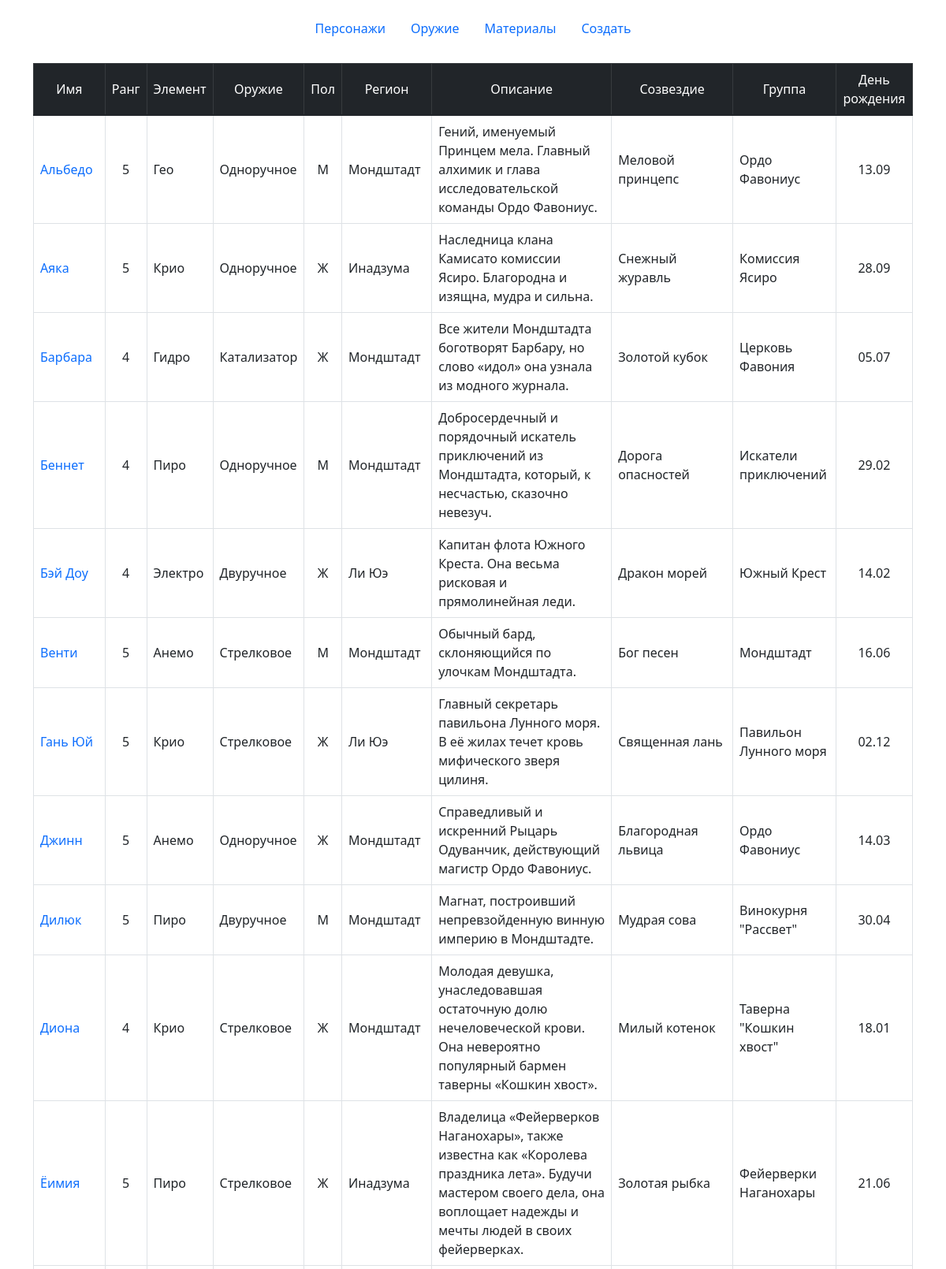
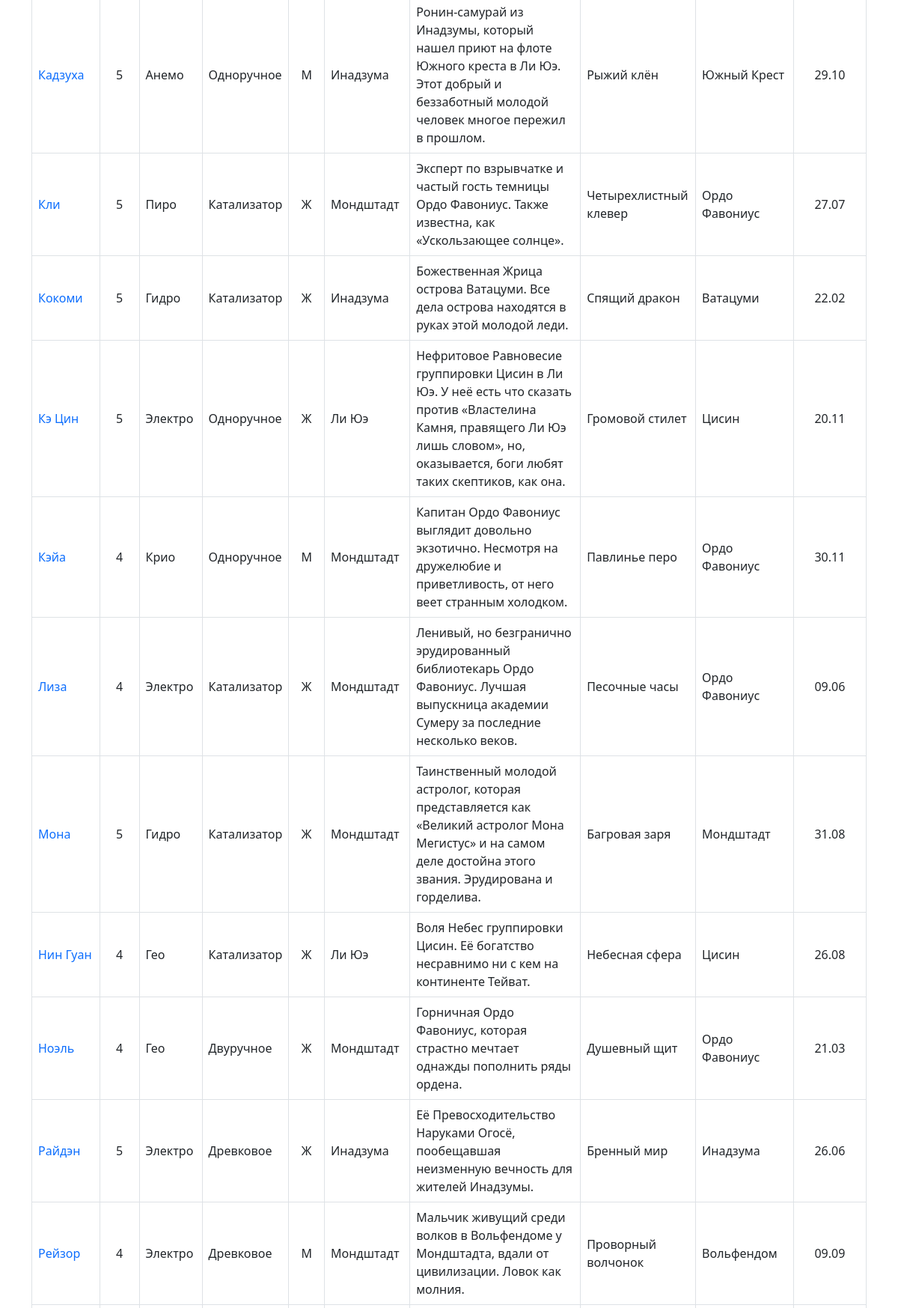
/characters (upper part), run on the app's committed database (2 pictures, top to bottom).
### tables this page shows
CREATE TABLE `Персонажи` (`Имя`, `Редкость`, `Элемент`, `Оружие`, `Пол`, `Регион`, `Описание`, `Созвездие`, `Группа`, `Деньрождения`);

### main.py (the view)
@app.route('/')
@app.route('/characters')
def index():
    characters = database_request("SELECT * FROM Персонажи", "many")
    return render_template('index.html', characters=characters)

### main.py (called while the page is built)
def database_request(sql, value):
    conn = sqlite3.connect("./data.db")
    if "DELETE" in sql or "INSERT" in sql or "UPDATE" in sql:
        try:
            conn.execute(sql)
            conn.commit()
            conn.close()
        except:
            redirect('/404')
    else:
        if value == "one":
            result = conn.execute(sql).fetchone()
            conn.close()
        if value == "many":
            result = conn.execute(sql).fetchall()
            conn.close()
        return result

### templates/index.html (shortened to what this page needs)
{% extends 'base.html' %}
{% block body %}
<div class="container mt-2">
    <table class="table table-bordered">
        <thead class="table-dark">
            <tr class="align-middle" style="text-align:center">
                <td>Имя</td>
                <td>Ранг</td>
                <td>Элемент</td>
                <td>Оружие</td>
                <td>Пол</td>
                <td>Регион</td>
                <td>Описание</td>
                <td>Созвездие</td>
                <td>Группа</td>
                <td>День рождения</td>
            </tr>
        </thead>
    {% for el in characters %}
        <tr class="align-middle">
            <td><a href="/characters/{{ el[0] }}" style="text-decoration: none">{{ el[0] }}</a></td>
            <td style="text-align:center">{{ el[1] }}</td>
            <td>{{ el[2] }}</td>
            <td>{{ el[3] }}</td>
            <td style="text-align:center">{{ el[4] }}</td>
            <td>{{ el[5] }}</td>
            <td>{{ el[6] }}</td>
            <td>{{ el[7] }}</td>
            <td>{{ el[8] }}</td>
            <td style="text-align:center">{{ el[9] }}</td>
        </tr>
    {% endfor %}
    </table>
</div>
{% endblock %}

### data on the page
Персонажи: Имя "Альбедо", Редкость "5", Элемент "Гео", Оружие "Одноручное", Пол "М", Регион "Мондштадт", Описание "Гений, именуемый Принцем мела. Главный алхимик и глава исследовательской команды Ордо Фавониус.", Созвездие "Меловой принцепс", Группа "Ордо Фавониус", Деньрождения "13.09"
Персонажи: Имя "Аяка", Редкость "5", Элемент "Крио", Оружие "Одноручное", Пол "Ж", Регион "Инадзума", Описание "Наследница клана Камисато комиссии Ясиро. Благородна и изящна, мудра и сильна.", Созвездие "Снежный журавль", Группа "Комиссия Ясиро", Деньрождения "28.09"
Персонажи: Имя "Барбара", Редкость "4", Элемент "Гидро", Оружие "Катализатор", Пол "Ж", Регион "Мондштадт", Описание "Все жители Мондштадта боготворят Барбару, но слово «идол» она узнала из модного журнала.", Созвездие "Золотой кубок", Группа "Церковь Фавония", Деньрождения "05.07"
Персонажи: Имя "Беннет", Редкость "4", Элемент "Пиро", Оружие "Одноручное", Пол "М", Регион "Мондштадт", Описание "Добросердечный и порядочный искатель приключений из Мондштадта, который, к несчастью, сказочно невезуч.", Созвездие "Дорога опасностей", Группа "Искатели приключений", Деньрождения "29.02"
Персонажи: Имя "Бэй Доу", Редкость "4", Элемент "Электро", Оружие "Двуручное", Пол "Ж", Регион "Ли Юэ", Описание "Капитан флота Южного Креста. Она весьма рисковая и прямолинейная леди.", Созвездие "Дракон морей", Группа "Южный Крест", Деньрождения "14.02"
Персонажи: Имя "Венти", Редкость "5", Элемент "Анемо", Оружие "Стрелковое", Пол "М", Регион "Мондштадт", Описание "Обычный бард, склоняющийся по улочкам Мондштадта.", Созвездие "Бог песен", Группа "Мондштадт", Деньрождения "16.06"
Персонажи: Имя "Гань Юй", Редкость "5", Элемент "Крио", Оружие "Стрелковое", Пол "Ж", Регион "Ли Юэ", Описание "Главный секретарь павильона Лунного моря. В её жилах течет кровь мифического зверя цилиня.", Созвездие "Священная лань", Группа "Павильон Лунного моря", Деньрождения "02.12"
Персонажи: Имя "Джинн", Редкость "5", Элемент "Анемо", Оружие "Одноручное", Пол "Ж", Регион "Мондштадт", Описание "Справедливый и искренний Рыцарь Одуванчик, действующий магистр Ордо Фавониус.", Созвездие "Благородная львица", Группа "Ордо Фавониус", Деньрождения "14.03"
Персонажи: Имя "Дилюк", Редкость "5", Элемент "Пиро", Оружие "Двуручное", Пол "М", Регион "Мондштадт", Описание "Магнат, построивший непревзойденную винную империю в Мондштадте.", Созвездие "Мудрая сова", Группа "Винокурня \"Рассвет\"", Деньрождения "30.04"
Персонажи: Имя "Диона", Редкость "4", Элемент "Крио", Оружие "Стрелковое", Пол "Ж", Регион "Мондштадт", Описание "Молодая девушка, унаследовавшая остаточную долю нечеловеческой крови. Она невероятно популярный бармен таверны «Кошкин хвост».", Созвездие "Милый котенок", Группа "Таверна \"Кошкин хвост\"", Деньрождения "18.01"
Персонажи: Имя "Ёимия", Редкость "5", Элемент "Пиро", Оружие "Стрелковое", Пол "Ж", Регион "Инадзума", Описание "Владелица «Фейерверков Наганохары», также известна как «Королева праздника лета». Будучи мастером своего дела, она воплощает надежды и мечты людей в своих фейерверках.", Созвездие "Золотая рыбка", Группа "Фейерверки Наганохары", Деньрождения "21.06"
Персонажи: Имя "Кадзуха", Редкость "5", Элемент "Анемо", Оружие "Одноручное", Пол "М", Регион "Инадзума", Описание "Ронин-самурай из Инадзумы, который нашел приют на флоте Южного креста в Ли Юэ. Этот добрый и беззаботный молодой человек многое пережил в прошлом.", Созвездие "Рыжий клён", Группа "Южный Крест", Деньрождения "29.10"
Персонажи: Имя "Кли", Редкость "5", Элемент "Пиро", Оружие "Катализатор", Пол "Ж", Регион "Мондштадт", Описание "Эксперт по взрывчатке и частый гость темницы Ордо Фавониус. Также известна, как «Ускользающее солнце».", Созвездие "Четырехлистный клевер", Группа "Ордо Фавониус", Деньрождения "27.07"
Персонажи: Имя "Кокоми", Редкость "5", Элемент "Гидро", Оружие "Катализатор", Пол "Ж", Регион "Инадзума", Описание "Божественная Жрица острова Ватацуми. Все дела острова находятся в руках этой молодой леди.", Созвездие "Спящий дракон", Группа "Ватацуми", Деньрождения "22.02"
Персонажи: Имя "Кэ Цин", Редкость "5", Элемент "Электро", Оружие "Одноручное", Пол "Ж", Регион "Ли Юэ", Описание "Нефритовое Равновесие группировки Цисин в Ли Юэ. У неё есть что сказать против «Властелина Камня, правящего Ли Юэ лишь словом», но, оказывается, боги любят таких скептиков, как она.", Созвездие "Громовой стилет", Группа "Цисин", Деньрождения "20.11"
Персонажи: Имя "Кэйа", Редкость "4", Элемент "Крио", Оружие "Одноручное", Пол "М", Регион "Мондштадт", Описание "Капитан Ордо Фавониус выглядит довольно экзотично. Несмотря на дружелюбие и приветливость, от него веет странным холодком.", Созвездие "Павлинье перо", Группа "Ордо Фавониус", Деньрождения "30.11"
Персонажи: Имя "Лиза", Редкость "4", Элемент "Электро", Оружие "Катализатор", Пол "Ж", Регион "Мондштадт", Описание "Ленивый, но безгранично эрудированный библиотекарь Ордо Фавониус. Лучшая выпускница академии Сумеру за последние несколько веков.", Созвездие "Песочные часы", Группа "Ордо Фавониус", Деньрождения "09.06"
Персонажи: Имя "Мона", Редкость "5", Элемент "Гидро", Оружие "Катализатор", Пол "Ж", Регион "Мондштадт", Описание "Таинственный молодой астролог, которая представляется как «Великий астролог Мона Мегистус» и на самом деле достойна этого звания. Эрудирована и горделива.", Созвездие "Багровая заря", Группа "Мондштадт", Деньрождения "31.08"
Персонажи: Имя "Нин Гуан", Редкость "4", Элемент "Гео", Оружие "Катализатор", Пол "Ж", Регион "Ли Юэ", Описание "Воля Небес группировки Цисин. Её богатство несравнимо ни с кем на континенте Тейват.", Созвездие "Небесная сфера", Группа "Цисин", Деньрождения "26.08"
Персонажи: Имя "Ноэль", Редкость "4", Элемент "Гео", Оружие "Двуручное", Пол "Ж", Регион "Мондштадт", Описание "Горничная Ордо Фавониус, которая страстно мечтает однажды пополнить ряды ордена.", Созвездие "Душевный щит", Группа "Ордо Фавониус", Деньрождения "21.03"
Персонажи: Имя "Райдэн", Редкость "5", Элемент "Электро", Оружие "Древковое", Пол "Ж", Регион "Инадзума", Описание "Её Превосходительство Наруками Огосё, пообещавшая неизменную вечность для жителей Инадзумы.", Созвездие "Бренный мир", Группа "Инадзума", Деньрождения "26.06"
Персонажи: Имя "Рейзор", Редкость "4", Элемент "Электро", Оружие "Древковое", Пол "М", Регион "Мондштадт", Описание "Мальчик живущий среди волков в Вольфендоме у Мондштадта, вдали от цивилизации. Ловок как молния.", Созвездие "Проворный волчонок", Группа "Вольфендом", Деньрождения "09.09"
